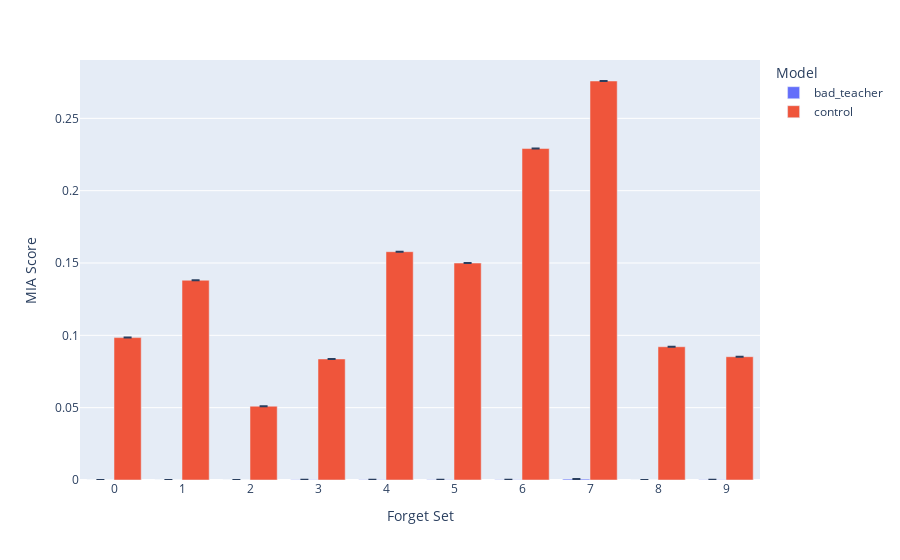

This figure's notebook cell:
### Code cell
fig = px.bar(
    plot_df,
    x='forget_set',
    y='mean_score',
    color='model',
    labels={
        'forget_set': 'Forget Set',
        'mean_score': score_label,
        'model': 'Model',
    },
    barmode='group',
    error_y='std_score',
)
fig.update_xaxes(categoryorder='array', categoryarray=sorted(plot_df['forget_set'].unique(), key=(lambda x: int(x))))
fig.show()

### Figure 1 — Plotly figure (JSON) as saved in the notebook; plotly's stock layout.template omitted (floating-point values rounded to 4 significant figures)
{"data": [{"alignmentgroup": "True", "error_y": {"array": [null, null, null, null, null, null, null, null, null, null]}, "hovertemplate": "Model=bad_teacher<br>Forget Set=%{x}<br>MIA Score=%{y}<extra></extra>", "legendgroup": "bad_teacher", "marker": {"color": "#636efa", "pattern": {"shape": ""}}, "name": "bad_teacher", "offsetgroup": "bad_teacher", "orientation": "v", "showlegend": true, "textposition": "auto", "type": "bar", "x": ["0", "1", "2", "3", "4", "5", "6", "7", "8", "9"], "xaxis": "x", "y": [0, 0, 0, 0.0001631, 0.0001712, 0.0001845, 0.000169, 0.0006385, 0, 0.0001681], "yaxis": "y"}, {"alignmentgroup": "True", "error_y": {"array": [null, null, null, null, null, null, null, null, null, null]}, "hovertemplate": "Model=control<br>Forget Set=%{x}<br>MIA Score=%{y}<extra></extra>", "legendgroup": "control", "marker": {"color": "#EF553B", "pattern": {"shape": ""}}, "name": "control", "offsetgroup": "control", "orientation": "v", "showlegend": true, "textposition": "auto", "type": "bar", "x": ["0", "1", "2", "3", "4", "5", "6", "7", "8", "9"], "xaxis": "x", "y": [0.09843, 0.1381, 0.05102, 0.08367, 0.1578, 0.15, 0.2291, 0.2758, 0.09212, 0.08522], "yaxis": "y"}], "layout": {"barmode": "group", "legend": {"title": {"text": "Model"}, "tracegroupgap": 0}, "margin": {"t": 60}, "xaxis": {"anchor": "y", "categoryarray": ["0", "1", "2", "3", "4", "5", "6", "7", "8", "9"], "categoryorder": "array", "domain": [0, 1], "title": {"text": "Forget Set"}}, "yaxis": {"anchor": "x", "domain": [0, 1], "title": {"text": "MIA Score"}}}}
